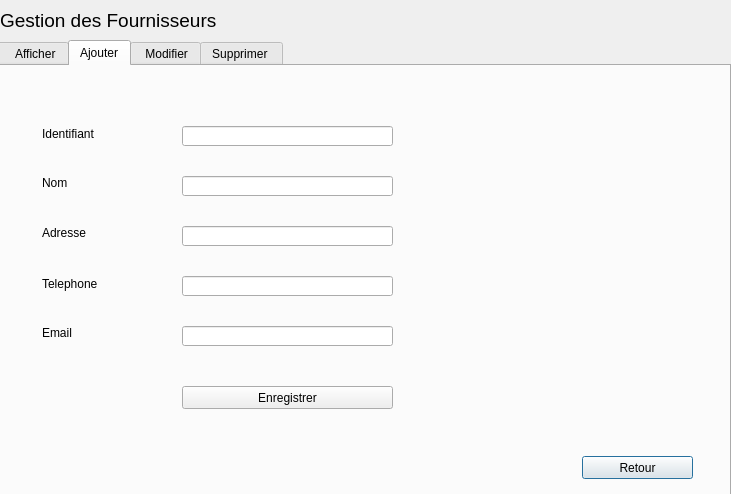
<?xml version="1.0" encoding="UTF-8"?>
<ui version="4.0">
 <class>fournisseur</class>
 <widget class="QDialog" name="fournisseur">
  <property name="geometry">
   <rect>
    <x>0</x>
    <y>0</y>
    <width>731</width>
    <height>494</height>
   </rect>
  </property>
  <property name="windowTitle">
   <string>Fournisseurs</string>
  </property>
  <widget class="QTabWidget" name="tabWidget">
   <property name="geometry">
    <rect>
     <x>-10</x>
     <y>40</y>
     <width>741</width>
     <height>461</height>
    </rect>
   </property>
   <property name="currentIndex">
    <number>1</number>
   </property>
   <widget class="QWidget" name="tab_2">
    <attribute name="icon">
     <iconset>
      <normaloff>../103781041_261928508227230_1140366451975261143_n.png</normaloff>../103781041_261928508227230_1140366451975261143_n.png</iconset>
    </attribute>
    <attribute name="title">
     <string>    Afficher</string>
    </attribute>
    <widget class="QLabel" name="label_8">
     <property name="geometry">
      <rect>
       <x>510</x>
       <y>70</y>
       <width>141</width>
       <height>271</height>
      </rect>
     </property>
     <property name="text">
      <string/>
     </property>
     <property name="pixmap">
      <pixmap>../afficher.jpg</pixmap>
     </property>
    </widget>
    <widget class="QTableView" name="tableView">
     <property name="geometry">
      <rect>
       <x>40</x>
       <y>80</y>
       <width>441</width>
       <height>311</height>
      </rect>
     </property>
    </widget>
    <widget class="QLabel" name="label_12">
     <property name="geometry">
      <rect>
       <x>40</x>
       <y>40</y>
       <width>61</width>
       <height>16</height>
      </rect>
     </property>
     <property name="text">
      <string>Trier par   :</string>
     </property>
    </widget>
    <widget class="QComboBox" name="comboBox_2">
     <property name="geometry">
      <rect>
       <x>130</x>
       <y>40</y>
       <width>71</width>
       <height>22</height>
      </rect>
     </property>
     <item>
      <property name="text">
       <string>Nom</string>
      </property>
     </item>
     <item>
      <property name="text">
       <string>Identifiant</string>
      </property>
     </item>
    </widget>
    <widget class="QPushButton" name="pushButton_1">
     <property name="geometry">
      <rect>
       <x>590</x>
       <y>390</y>
       <width>111</width>
       <height>23</height>
      </rect>
     </property>
     <property name="text">
      <string>Retour</string>
     </property>
     <property name="default">
      <bool>true</bool>
     </property>
    </widget>
   </widget>
   <widget class="QWidget" name="tab">
    <attribute name="icon">
     <iconset>
      <normaloff>../123644970_3664975860188863_7966333769266009608_n.png</normaloff>../123644970_3664975860188863_7966333769266009608_n.png</iconset>
    </attribute>
    <attribute name="title">
     <string>Ajouter</string>
    </attribute>
    <widget class="QLabel" name="label_2">
     <property name="geometry">
      <rect>
       <x>50</x>
       <y>60</y>
       <width>71</width>
       <height>16</height>
      </rect>
     </property>
     <property name="font">
      <font>
       <pointsize>9</pointsize>
       <weight>50</weight>
       <bold>false</bold>
      </font>
     </property>
     <property name="text">
      <string>Identifiant</string>
     </property>
    </widget>
    <widget class="QLabel" name="label_3">
     <property name="geometry">
      <rect>
       <x>50</x>
       <y>110</y>
       <width>47</width>
       <height>14</height>
      </rect>
     </property>
     <property name="font">
      <font>
       <pointsize>9</pointsize>
       <weight>50</weight>
       <bold>false</bold>
      </font>
     </property>
     <property name="text">
      <string>Nom</string>
     </property>
    </widget>
    <widget class="QLabel" name="label_4">
     <property name="geometry">
      <rect>
       <x>50</x>
       <y>160</y>
       <width>47</width>
       <height>14</height>
      </rect>
     </property>
     <property name="font">
      <font>
       <pointsize>9</pointsize>
       <weight>50</weight>
       <bold>false</bold>
      </font>
     </property>
     <property name="text">
      <string>Adresse</string>
     </property>
    </widget>
    <widget class="QLabel" name="label_5">
     <property name="geometry">
      <rect>
       <x>50</x>
       <y>210</y>
       <width>61</width>
       <height>16</height>
      </rect>
     </property>
     <property name="font">
      <font>
       <pointsize>9</pointsize>
       <weight>50</weight>
       <bold>false</bold>
      </font>
     </property>
     <property name="text">
      <string>Telephone</string>
     </property>
    </widget>
    <widget class="QLabel" name="label_6">
     <property name="geometry">
      <rect>
       <x>50</x>
       <y>260</y>
       <width>47</width>
       <height>14</height>
      </rect>
     </property>
     <property name="font">
      <font>
       <pointsize>9</pointsize>
       <weight>50</weight>
       <bold>false</bold>
      </font>
     </property>
     <property name="text">
      <string>Email</string>
     </property>
    </widget>
    <widget class="QLineEdit" name="lineEdit_identifiantF">
     <property name="geometry">
      <rect>
       <x>190</x>
       <y>60</y>
       <width>211</width>
       <height>20</height>
      </rect>
     </property>
     <property name="font">
      <font>
       <weight>50</weight>
       <bold>false</bold>
      </font>
     </property>
    </widget>
    <widget class="QLineEdit" name="lineEdit_nomF">
     <property name="geometry">
      <rect>
       <x>190</x>
       <y>110</y>
       <width>211</width>
       <height>20</height>
      </rect>
     </property>
     <property name="font">
      <font>
       <weight>50</weight>
       <bold>false</bold>
      </font>
     </property>
    </widget>
    <widget class="QLineEdit" name="lineEdit_adresseF">
     <property name="geometry">
      <rect>
       <x>190</x>
       <y>160</y>
       <width>211</width>
       <height>20</height>
      </rect>
     </property>
     <property name="font">
      <font>
       <weight>50</weight>
       <bold>false</bold>
      </font>
     </property>
     <property name="maxLength">
      <number>12</number>
     </property>
    </widget>
    <widget class="QLineEdit" name="lineEdit_emailF">
     <property name="geometry">
      <rect>
       <x>190</x>
       <y>260</y>
       <width>211</width>
       <height>20</height>
      </rect>
     </property>
     <property name="font">
      <font>
       <pointsize>8</pointsize>
       <weight>50</weight>
       <bold>false</bold>
      </font>
     </property>
    </widget>
    <widget class="QLineEdit" name="lineEdit_telephoneF">
     <property name="geometry">
      <rect>
       <x>190</x>
       <y>210</y>
       <width>211</width>
       <height>20</height>
      </rect>
     </property>
     <property name="font">
      <font>
       <weight>50</weight>
       <bold>false</bold>
      </font>
     </property>
     <property name="maxLength">
      <number>10</number>
     </property>
    </widget>
    <widget class="QLabel" name="label_7">
     <property name="geometry">
      <rect>
       <x>440</x>
       <y>40</y>
       <width>271</width>
       <height>271</height>
      </rect>
     </property>
     <property name="text">
      <string/>
     </property>
     <property name="pixmap">
      <pixmap>../images.jpeg</pixmap>
     </property>
    </widget>
    <widget class="QPushButton" name="pushButton_2">
     <property name="geometry">
      <rect>
       <x>590</x>
       <y>390</y>
       <width>111</width>
       <height>23</height>
      </rect>
     </property>
     <property name="text">
      <string>Retour</string>
     </property>
     <property name="default">
      <bool>true</bool>
     </property>
    </widget>
    <widget class="QPushButton" name="ajouter">
     <property name="geometry">
      <rect>
       <x>190</x>
       <y>320</y>
       <width>211</width>
       <height>23</height>
      </rect>
     </property>
     <property name="text">
      <string>Enregistrer</string>
     </property>
    </widget>
   </widget>
   <widget class="QWidget" name="tab_3">
    <attribute name="icon">
     <iconset>
      <normaloff>../123732013_1045972172495472_690709610642558918_n.png</normaloff>../123732013_1045972172495472_690709610642558918_n.png</iconset>
    </attribute>
    <attribute name="title">
     <string> Modifier</string>
    </attribute>
    <widget class="QPushButton" name="pushButton_modifier">
     <property name="geometry">
      <rect>
       <x>430</x>
       <y>50</y>
       <width>81</width>
       <height>23</height>
      </rect>
     </property>
     <property name="font">
      <font>
       <pointsize>9</pointsize>
       <weight>50</weight>
       <bold>false</bold>
      </font>
     </property>
     <property name="text">
      <string>rechercher</string>
     </property>
     <property name="icon">
      <iconset>
       <normaloff>../123651087_955991438259167_1031905740607580615_n.png</normaloff>../123651087_955991438259167_1031905740607580615_n.png</iconset>
     </property>
    </widget>
    <widget class="QLineEdit" name="lineEdit_identifiantM">
     <property name="geometry">
      <rect>
       <x>220</x>
       <y>50</y>
       <width>181</width>
       <height>20</height>
      </rect>
     </property>
    </widget>
    <widget class="QLabel" name="label_17">
     <property name="geometry">
      <rect>
       <x>50</x>
       <y>40</y>
       <width>151</width>
       <height>51</height>
      </rect>
     </property>
     <property name="font">
      <font>
       <pointsize>9</pointsize>
       <weight>50</weight>
       <bold>false</bold>
      </font>
     </property>
     <property name="text">
      <string>Entrer Identifiant du 
 fournisseur  a modifier</string>
     </property>
    </widget>
    <widget class="QPushButton" name="pushButton_3">
     <property name="geometry">
      <rect>
       <x>600</x>
       <y>400</y>
       <width>111</width>
       <height>23</height>
      </rect>
     </property>
     <property name="text">
      <string>Retour</string>
     </property>
     <property name="default">
      <bool>true</bool>
     </property>
    </widget>
    <widget class="QLabel" name="label_10">
     <property name="geometry">
      <rect>
       <x>60</x>
       <y>140</y>
       <width>47</width>
       <height>14</height>
      </rect>
     </property>
     <property name="text">
      <string>Nom</string>
     </property>
    </widget>
    <widget class="QLabel" name="label_15">
     <property name="geometry">
      <rect>
       <x>60</x>
       <y>190</y>
       <width>47</width>
       <height>14</height>
      </rect>
     </property>
     <property name="text">
      <string>Adresse</string>
     </property>
    </widget>
    <widget class="QLabel" name="label_16">
     <property name="geometry">
      <rect>
       <x>60</x>
       <y>240</y>
       <width>51</width>
       <height>16</height>
      </rect>
     </property>
     <property name="text">
      <string>Telephone</string>
     </property>
    </widget>
    <widget class="QLabel" name="label_19">
     <property name="geometry">
      <rect>
       <x>60</x>
       <y>290</y>
       <width>47</width>
       <height>14</height>
      </rect>
     </property>
     <property name="text">
      <string>Email</string>
     </property>
    </widget>
    <widget class="QLineEdit" name="lineEdit">
     <property name="geometry">
      <rect>
       <x>170</x>
       <y>140</y>
       <width>171</width>
       <height>20</height>
      </rect>
     </property>
    </widget>
    <widget class="QLineEdit" name="lineEdit_2">
     <property name="geometry">
      <rect>
       <x>170</x>
       <y>190</y>
       <width>171</width>
       <height>20</height>
      </rect>
     </property>
    </widget>
    <widget class="QLineEdit" name="lineEdit_3">
     <property name="geometry">
      <rect>
       <x>170</x>
       <y>240</y>
       <width>171</width>
       <height>20</height>
      </rect>
     </property>
    </widget>
    <widget class="QLineEdit" name="lineEdit_4">
     <property name="geometry">
      <rect>
       <x>170</x>
       <y>290</y>
       <width>171</width>
       <height>20</height>
      </rect>
     </property>
    </widget>
    <widget class="QPushButton" name="pushButton">
     <property name="geometry">
      <rect>
       <x>164</x>
       <y>350</y>
       <width>181</width>
       <height>23</height>
      </rect>
     </property>
     <property name="text">
      <string>Enregistrer</string>
     </property>
    </widget>
    <widget class="QTableView" name="tableView_2">
     <property name="geometry">
      <rect>
       <x>400</x>
       <y>100</y>
       <width>281</width>
       <height>271</height>
      </rect>
     </property>
    </widget>
   </widget>
   <widget class="QWidget" name="tab_4">
    <attribute name="icon">
     <iconset>
      <normaloff>../123591923_876490303119737_5660560239496761891_n.png</normaloff>../123591923_876490303119737_5660560239496761891_n.png</iconset>
    </attribute>
    <attribute name="title">
     <string>Supprimer </string>
    </attribute>
    <widget class="QPushButton" name="pushButton_supprimer_2">
     <property name="geometry">
      <rect>
       <x>280</x>
       <y>360</y>
       <width>75</width>
       <height>23</height>
      </rect>
     </property>
     <property name="font">
      <font>
       <pointsize>9</pointsize>
       <weight>50</weight>
       <bold>false</bold>
      </font>
     </property>
     <property name="text">
      <string>Supprimer</string>
     </property>
    </widget>
    <widget class="QLineEdit" name="lineEdit_identifiantM_2">
     <property name="geometry">
      <rect>
       <x>140</x>
       <y>60</y>
       <width>211</width>
       <height>20</height>
      </rect>
     </property>
    </widget>
    <widget class="QLabel" name="label_18">
     <property name="geometry">
      <rect>
       <x>70</x>
       <y>60</y>
       <width>71</width>
       <height>16</height>
      </rect>
     </property>
     <property name="font">
      <font>
       <pointsize>9</pointsize>
       <weight>50</weight>
       <bold>false</bold>
      </font>
     </property>
     <property name="text">
      <string>Identifiant</string>
     </property>
    </widget>
    <widget class="QLabel" name="label_9">
     <property name="geometry">
      <rect>
       <x>450</x>
       <y>100</y>
       <width>191</width>
       <height>231</height>
      </rect>
     </property>
     <property name="text">
      <string/>
     </property>
     <property name="pixmap">
      <pixmap>../suprimer.jpg</pixmap>
     </property>
    </widget>
    <widget class="QPushButton" name="pushButton_4">
     <property name="geometry">
      <rect>
       <x>590</x>
       <y>400</y>
       <width>111</width>
       <height>23</height>
      </rect>
     </property>
     <property name="text">
      <string>Retour</string>
     </property>
     <property name="default">
      <bool>true</bool>
     </property>
    </widget>
    <widget class="QTableWidget" name="tableWidget">
     <property name="geometry">
      <rect>
       <x>110</x>
       <y>120</y>
       <width>261</width>
       <height>271</height>
      </rect>
     </property>
    </widget>
    <widget class="QPushButton" name="pushButton_recherche">
     <property name="geometry">
      <rect>
       <x>370</x>
       <y>60</y>
       <width>91</width>
       <height>23</height>
      </rect>
     </property>
     <property name="font">
      <font>
       <pointsize>9</pointsize>
       <weight>50</weight>
       <bold>false</bold>
      </font>
     </property>
     <property name="text">
      <string>rechercher</string>
     </property>
     <property name="icon">
      <iconset>
       <normaloff>../123651087_955991438259167_1031905740607580615_n.png</normaloff>../123651087_955991438259167_1031905740607580615_n.png</iconset>
     </property>
    </widget>
    <zorder>tableWidget</zorder>
    <zorder>pushButton_supprimer_2</zorder>
    <zorder>lineEdit_identifiantM_2</zorder>
    <zorder>label_18</zorder>
    <zorder>label_9</zorder>
    <zorder>pushButton_4</zorder>
    <zorder>pushButton_recherche</zorder>
   </widget>
  </widget>
  <widget class="QWidget" name="widget" native="true">
   <property name="geometry">
    <rect>
     <x>120</x>
     <y>0</y>
     <width>741</width>
     <height>41</height>
    </rect>
   </property>
   <property name="styleSheet">
    <string notr="true">color: qlineargradient(spread:pad, x1:0, y1:0, x2:1, y2:0, stop:0 rgba(0, 0, 0, 255), stop:1 rgba(255, 255, 255, 255));</string>
   </property>
  </widget>
  <widget class="QLabel" name="label_11">
   <property name="geometry">
    <rect>
     <x>-60</x>
     <y>0</y>
     <width>801</width>
     <height>41</height>
    </rect>
   </property>
   <property name="text">
    <string/>
   </property>
   <property name="pixmap">
    <pixmap>../123786019_373218060601907_9161192570750179897_n.jpg</pixmap>
   </property>
  </widget>
  <widget class="QLabel" name="label">
   <property name="geometry">
    <rect>
     <x>0</x>
     <y>0</y>
     <width>291</width>
     <height>41</height>
    </rect>
   </property>
   <property name="font">
    <font>
     <family>MS Shell Dlg 2</family>
     <pointsize>14</pointsize>
     <weight>9</weight>
     <italic>false</italic>
     <bold>false</bold>
    </font>
   </property>
   <property name="styleSheet">
    <string notr="true">font: 75 14pt &quot;MS Shell Dlg 2&quot;rgb(170, 0, 0)</string>
   </property>
   <property name="text">
    <string>Gestion des Fournisseurs</string>
   </property>
  </widget>
 </widget>
 <resources/>
 <connections/>
</ui>
